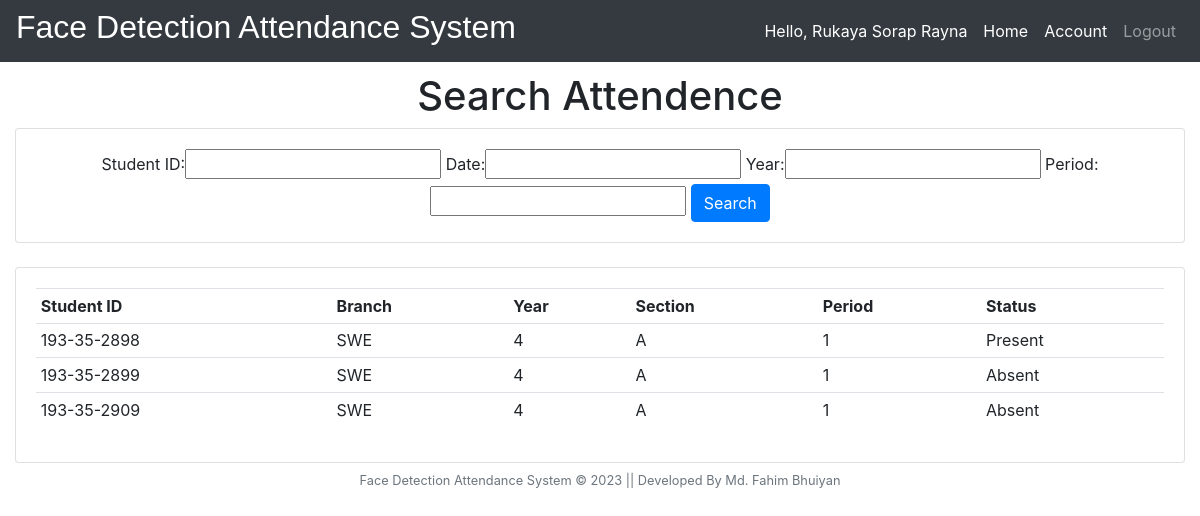
/searchattendence/ (signed in), run on the app's committed database.
### attendence_sys/models.py (models this page shows, shortened)
class Faculty(models.Model):
    user = models.OneToOneField(User, null = True, blank = True, on_delete= models.CASCADE)
    firstname = models.CharField(max_length=200, null=True, blank=True)
    lastname = models.CharField(max_length=200, null=True, blank=True)
    phone = models.CharField(max_length=200, null=True)
    email = models.CharField(max_length=200, null=True)
    profile_pic = models.ImageField(upload_to=user_directory_path ,null=True, blank=True)
    def __str__(self):
        return str(self.firstname + " " + self.lastname)

class Attendence(models.Model):
    Faculty_Name = models.CharField(max_length=200, null=True, blank=True)
    Student_ID = models.CharField(max_length=200, null=True, blank=True)
    date = models.DateField(auto_now_add = True, null = True)
    time = models.TimeField(auto_now_add=True, null = True)
    branch = models.CharField(max_length=200, null = True)
    year = models.CharField(max_length=200, null = True)
    section = models.CharField(max_length=200, null = True)
    period = models.CharField(max_length=200, null = True)
    status = models.CharField(max_length=200, null = True, default='Absent')

### attendence_sys/views.py (the view)
# urls.py: path('searchattendence/', views.searchAttendence, name='searchattendence'),
def searchAttendence(request):
    attendences = Attendence.objects.all()
    myFilter = AttendenceFilter(request.GET, queryset=attendences)
    attendences = myFilter.qs
    context = {'myFilter':myFilter, 'attendences': attendences, 'ta':False}
    return render(request, 'attendence_sys/attendence.html', context)

### attendence_sys/templates/attendence_sys/attendence.html (shortened to what this page needs)
{% extends 'attendence_sys/main.html' %}
{% block content %}
{% if ta == False %}
<center>
	<h1>Search Attendence</h1>
</center>
<div class="row">
	<div class="col">
		<div class="card card-body">
			<center>
				<form method="get">
					{{myFilter.form}}
					<button class="btn btn-primary" type="submit">Search</button>
				</form>
			</center>
		</div>
	</div>
</div>
<br>
<div class="row">
	<div class="col-sm-12">
		<div class="card card-body">
			<table class="table table-sm">
				<tr>
					<th>Student ID</th>
					<th>Branch</th>
					<th>Year</th>
					<th>Section</th>
					<th>Period</th>
					<th>Status</th>
				</tr>
				{% for attendence in attendences %}
				<tr>
					<td>{{ attendence.Student_ID }}</td>
					<td>{{ attendence.branch }}</td>
					<td>{{ attendence.year }}</td>
					<td>{{ attendence.section }}</td>
					<td>{{ attendence.period }}</td>
					<td>{{ attendence.status }}</td>
				</tr>
				{% endfor %}
			</table>
		</div>
	</div>
</div>
{% endif %}
{% include 'attendence_sys/footer.html' %}
{% endblock %}

### attendence_sys/templates/attendence_sys/navbar.html (shortened to what this page needs)
{% load static %}
<nav class="navbar navbar-expand-lg navbar-dark fixed-top bg-dark">
  <h2 style="color: white; font-family: 'Gill Sans', 'Gill Sans MT', Calibri, 'Trebuchet MS', sans-serif;"> Face
    Detection Attendance System </h2>
  <div class="collapse navbar-collapse" id="navbarNav">
    <ul class="navbar-nav ml-auto">
      <li class="nav-item active">
        <span class="nav-link">Hello, {{ request.user.faculty }}</span>
      </li>
      <li class="nav-item active">
        <a href="{% url 'home' %}" class="nav-link">Home</a>
      </li>
      <li class="nav-item active">
        <a class="nav-link" href="{% url 'account' %}">Account</a>
      </li>
      <li class="nav-item">
        <a class="nav-link" href="{% url 'logout' %}">Logout</a>
      </li>
    </ul>
  </div>
</nav>

### data on the page
Attendence: Student_ID "193-35-2898", branch "SWE", year "4", section "A", period "1", status "Present"
Attendence: Student_ID "193-35-2899", branch "SWE", year "4", section "A", period "1", status "Absent"
Attendence: Student_ID "193-35-2909", branch "SWE", year "4", section "A", period "1", status "Absent"

### other printed values
{{ request.user.faculty }} "Rukaya Sorap Rayna"
